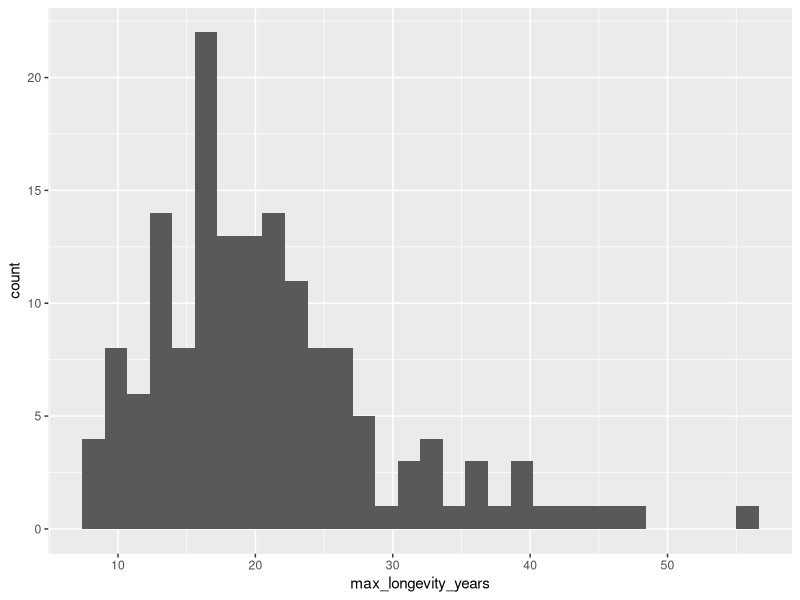
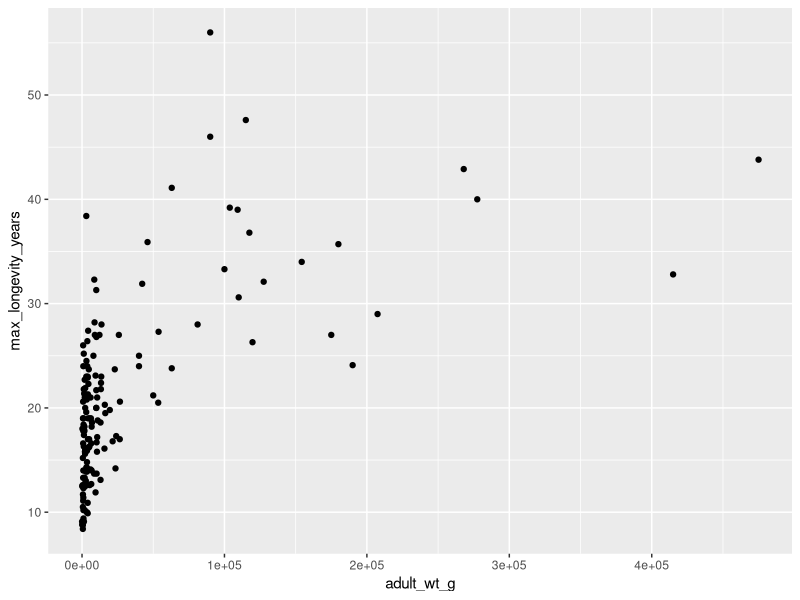

Write R code to recreate these figures, in order.
## ---- chunk 1
rm(list = ls())
library(tidyverse)
library(here)
## ---- chunk 2
critters = read.csv(here("Data", "birds_and_mammals.csv"))
## ---- chunk 3
carnivores = filter(critters, Order == "Carnivora")
## ---- chunk 4
ggplot(carnivores, aes(max_longevity_years))+
  geom_histogram()
## ---- chunk 5
ggplot(carnivores, aes(x = adult_wt_g, y = max_longevity_years))+
  geom_point()
## ---- chunk 6
tail(arrange(carnivores, max_longevity_years)) # Baikal seal
## ---- chunk 7
carnivores %>% filter(adult_wt_g > 2.5e+05 & adult_wt_g < 3e+05)
## ---- chunk 8

